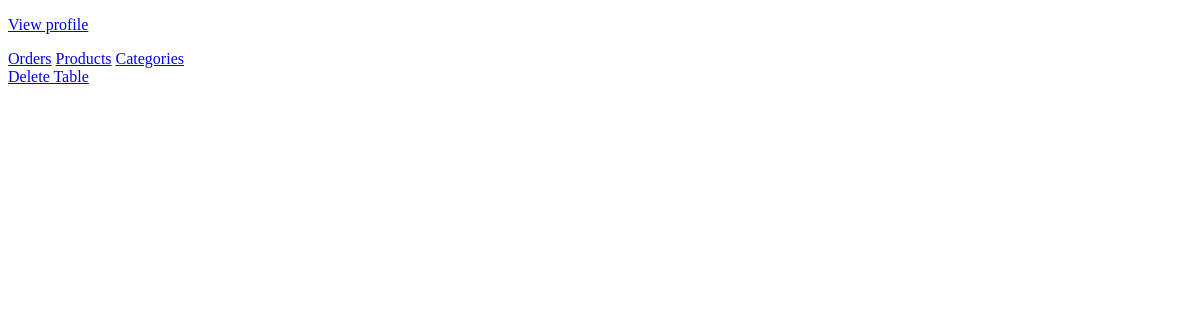
Before: /admin/orders with the older database file.
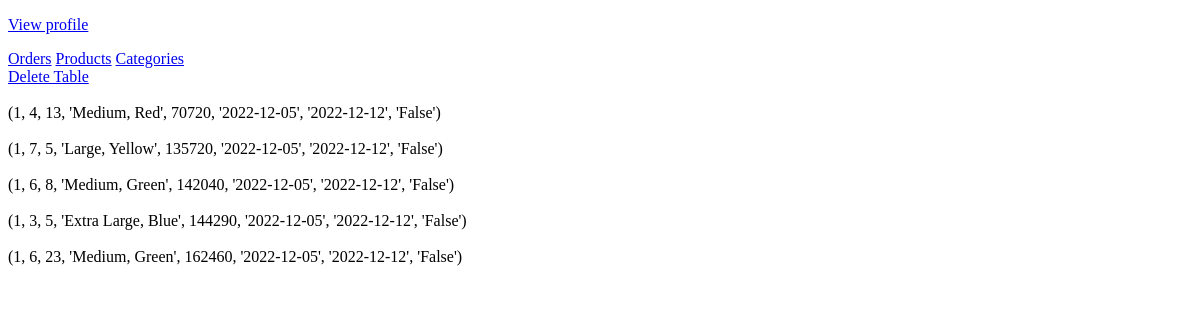
After: the same page with the newer database file.
### tables this page shows
CREATE TABLE orders
		(userId INTEGER,
		productId INTEGER,
        amount INTEGER,
        variants TEXT,
        price INTEGER,
        created_at TEXT,
        delivery_date TEXT,
        payment_status TEXT,
		FOREIGN KEY(userId) REFERENCES users(userId),
		FOREIGN KEY(productId) REFERENCES products(productId)
		);

### app.py (the view)
@app.route("/admin/orders")
def adminOrder():
        loggedIn, username, noOfItems = getLoginDetails()
        with sqlite3.connect('database.db') as conn:
            cur = conn.cursor()
            cur.execute("SELECT * FROM orders ORDER BY created_at DESC")
            data = cur.fetchall()
        conn.close()
        data = parse(data)
        return render_template('admin_orders.html', data=data, loggedIn=loggedIn, username=username, noOfItems=noOfItems)

### app.py (called while the page is built)
def getLoginDetails():
    with sqlite3.connect('database.db') as conn:
        cur = conn.cursor()
        if 'email' not in session:
            loggedIn = False
            username = ''
            noOfItems = 0
        else:
            loggedIn = True
            cur.execute("SELECT userId, username FROM users WHERE email = '" + session['email'] + "'")
            userId, username = cur.fetchone()
            cur.execute("SELECT count(productId) FROM kart WHERE userId = " + str(userId))
            noOfItems = cur.fetchone()[0]
    conn.close()
    return (loggedIn, username, noOfItems)

def parse(data):
    ans = []
    i = 0
    while i < len(data):
        curr = []
        for j in range(7):
            if i >= len(data):
                break
            curr.append(data[i])
            i += 1
        ans.append(curr)
    return ans

### templates/admin_orders.html (shortened to what this page needs)
<!DOCTYPE html>
    <html lang="en">
        <head>
            <link rel="stylesheet" type= "text/css" href="{{ url_for('static', filename = 'css/admin.css')}}"/>
        </head>
        <body>
            <a href="/account/profile/view"><p>View profile</p></a>
            <a href="/admin/orders">Orders</a>
            <a href="/admin/products">Products</a>
            <a href="/admin/categories">Categories</a><br>
            <a href="/delete/order">Delete Table</a><br><br>
            {% for row in data[0] %}
                {{row}}<br><br>
            {% endfor %}
        </body>
    </html>

Changed rows visible on the page:
added orders: row "(1, 4, 13, 'Medium, Red', 70720, '2022-12-05', '2022-12-12', 'False')"
added orders: row "(1, 7, 5, 'Large, Yellow', 135720, '2022-12-05', '2022-12-12', 'False')"
added orders: row "(1, 6, 8, 'Medium, Green', 142040, '2022-12-05', '2022-12-12', 'False')"
added orders: row "(1, 3, 5, 'Extra Large, Blue', 144290, '2022-12-05', '2022-12-12', 'False')"
added orders: row "(1, 6, 23, 'Medium, Green', 162460, '2022-12-05', '2022-12-12', 'False')"
